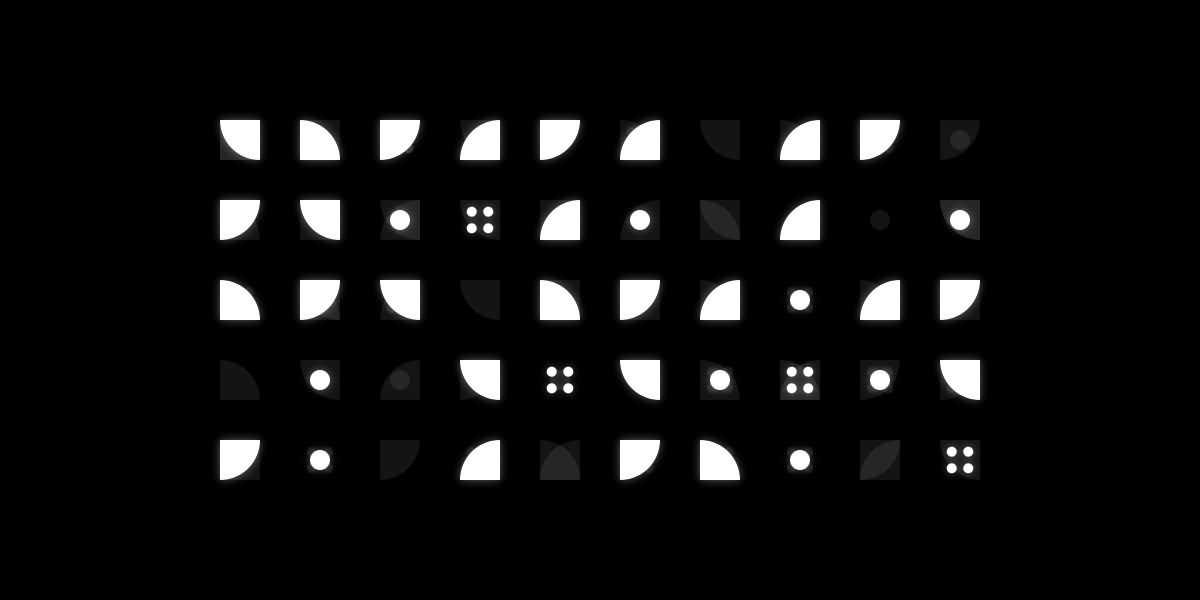
Frame 1 (no input)
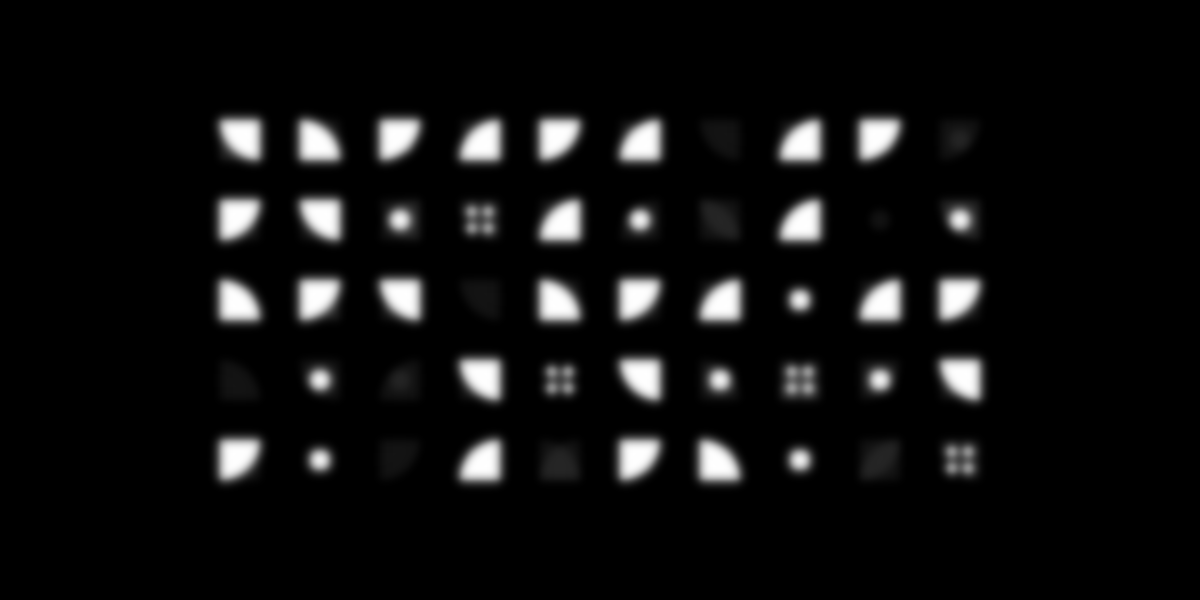
Frame 60 (the mouse pressed at the canvas centre just before this capture)
Frame 120 (the mouse held since frame 60 and released just before this capture): identical to frame 60, image omitted

The Processing sketch that drew these frames (run headless with seeded random() and noise(); from frame 60 on, the mouse is pressed at the canvas centre):

// Processing sketch: cover
// ── cover.pde
int X_COUNT = 10;
int Y_COUNT = 5;
int SZ = 40;
float X_SPACING = SZ;
int[][] types;

void setup() {
  size(1200, 600);
  drawSequence();
}

void randomizeTypes() {
  types = new int[Y_COUNT][X_COUNT];

  int prevType = -2;
  for (int iy = 0; iy < Y_COUNT; iy++) {
    for (int ix = 0; ix < X_COUNT; ix++) {
      do {
        types[iy][ix] = (random(1) < 0.2)
          ? -1
          : (int)(random(1) * 6);
      } while (types[iy][ix] == prevType);

      prevType = types[iy][ix];
    }
  }
}

void drawCells() {
  for (int iy = 0; iy < Y_COUNT; iy++) {
    for (int ix = 0; ix < X_COUNT; ix++) {
      float x = width / 2 + map(ix, 0, X_COUNT - 1, -0.5, +0.5) * ((SZ + X_SPACING) * (X_COUNT - 1));
      float y = height / 2 + map(iy, 0, Y_COUNT - 1, -1, +1) * 160; 

      int t = types[iy][ix];

      if (t == 0) {
        arc(
          x - SZ / 2, y - SZ / 2, SZ * 2, SZ * 2, 
          0, PI / 2
        );
      } else if (t == 1) {
        arc(
          x + SZ / 2, y - SZ / 2, SZ * 2, SZ * 2, 
          PI / 2, PI
        );
      } else if (t == 2) {
        arc(
          x + SZ / 2, y + SZ / 2, SZ * 2, SZ * 2, 
          PI, PI * 3 / 2
        );
      } else if (t == 3) {
        arc(
          x - SZ / 2, y + SZ / 2, SZ * 2, SZ * 2, 
          PI * 3 / 2, PI * 2
        );
      } else if (t == 4) {
        ellipse(
          x, y, SZ / 2, SZ / 2
        );
      } else if (t == 5) {
        float d = (sqrt(2) - 1) * SZ / 2;
        ellipse(
          x - d, y - d, 
          SZ / 4, SZ / 4
        );
        ellipse(
          x + d, y - d, 
          SZ / 4, SZ / 4
        );
        ellipse(
          x + d, y + d, 
          SZ / 4, SZ / 4
        );
        ellipse(
          x - d, y + d, 
          SZ / 4, SZ / 4
        );
      }
    }
  }
}

void drawSequence() {
  background(0);
  noStroke();

  // ブルーム
  fill(255, 100);
  randomizeTypes();
  drawCells();
  filter(BLUR, 4);

  // 本体
  fill(255);
  drawCells();

  // 残像
  fill(255, 20);
  for (int i = 0; i < 2; i++) {
    randomizeTypes();
    drawCells();
  }
}

void mousePressed() {
  drawSequence();
}

void draw() {
}
